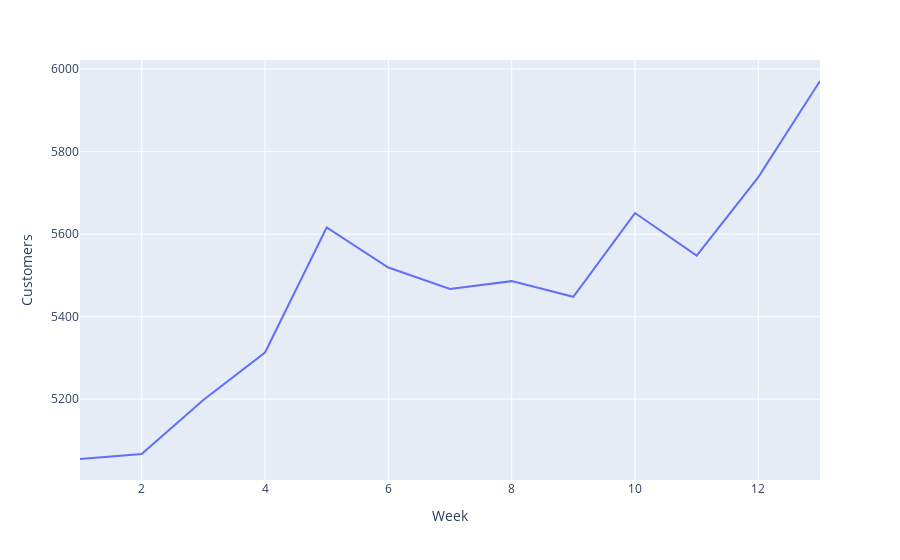

Notebook code for this chart:
### Code cell
fig5 = px.line(df_4.sort_values(by = "Week"), x="Week", y="Customers")
fig5.show()

### Figure 1 — Plotly figure (JSON) as saved in the notebook; plotly's stock layout.template omitted (floating-point values rounded to 4 significant figures)
{"data": [{"hovertemplate": "Week=%{x}<br>Customers=%{y}<extra></extra>", "legendgroup": "", "line": {"color": "#636efa", "dash": "solid"}, "marker": {"symbol": "circle"}, "mode": "lines", "name": "", "orientation": "v", "showlegend": false, "type": "scatter", "x": [1, 2, 3, 4, 5, 6, 7, 8, 9, 10, 11, 12, 13], "xaxis": "x", "y": [5055, 5067, 5198, 5313, 5616, 5519, 5467, 5486, 5448, 5651, 5548, 5738, 5971], "yaxis": "y"}], "layout": {"legend": {"tracegroupgap": 0}, "margin": {"t": 60}, "xaxis": {"anchor": "y", "domain": [0, 1], "title": {"text": "Week"}}, "yaxis": {"anchor": "x", "domain": [0, 1], "title": {"text": "Customers"}}}}
